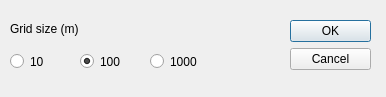
<?xml version="1.0" encoding="UTF-8"?>
<ui version="4.0">
 <class>Dialog</class>
 <widget class="QDialog" name="Dialog">
  <property name="geometry">
   <rect>
    <x>0</x>
    <y>0</y>
    <width>386</width>
    <height>97</height>
   </rect>
  </property>
  <property name="windowTitle">
   <string>Grid step</string>
  </property>
  <property name="modal">
   <bool>true</bool>
  </property>
  <widget class="QDialogButtonBox" name="buttonBox">
   <property name="geometry">
    <rect>
     <x>290</x>
     <y>20</y>
     <width>81</width>
     <height>241</height>
    </rect>
   </property>
   <property name="orientation">
    <enum>Qt::Vertical</enum>
   </property>
   <property name="standardButtons">
    <set>QDialogButtonBox::Cancel|QDialogButtonBox::Ok</set>
   </property>
  </widget>
  <widget class="QLabel" name="labelGridStep">
   <property name="geometry">
    <rect>
     <x>10</x>
     <y>20</y>
     <width>181</width>
     <height>17</height>
    </rect>
   </property>
   <property name="text">
    <string>Grid size (m)</string>
   </property>
  </widget>
  <widget class="QRadioButton" name="radioButtonGridSize10m">
   <property name="geometry">
    <rect>
     <x>10</x>
     <y>50</y>
     <width>61</width>
     <height>23</height>
    </rect>
   </property>
   <property name="text">
    <string>10</string>
   </property>
  </widget>
  <widget class="QRadioButton" name="radioButtonGridSize100m">
   <property name="geometry">
    <rect>
     <x>80</x>
     <y>50</y>
     <width>61</width>
     <height>23</height>
    </rect>
   </property>
   <property name="text">
    <string>100</string>
   </property>
   <property name="checked">
    <bool>true</bool>
   </property>
  </widget>
  <widget class="QRadioButton" name="radioButtonGridSize1000m">
   <property name="geometry">
    <rect>
     <x>150</x>
     <y>50</y>
     <width>61</width>
     <height>23</height>
    </rect>
   </property>
   <property name="text">
    <string>1000</string>
   </property>
  </widget>
 </widget>
 <resources/>
 <connections>
  <connection>
   <sender>buttonBox</sender>
   <signal>accepted()</signal>
   <receiver>Dialog</receiver>
   <slot>accept()</slot>
   <hints>
    <hint type="sourcelabel">
     <x>248</x>
     <y>254</y>
    </hint>
    <hint type="destinationlabel">
     <x>157</x>
     <y>274</y>
    </hint>
   </hints>
  </connection>
  <connection>
   <sender>buttonBox</sender>
   <signal>rejected()</signal>
   <receiver>Dialog</receiver>
   <slot>reject()</slot>
   <hints>
    <hint type="sourcelabel">
     <x>316</x>
     <y>260</y>
    </hint>
    <hint type="destinationlabel">
     <x>286</x>
     <y>274</y>
    </hint>
   </hints>
  </connection>
 </connections>
</ui>
